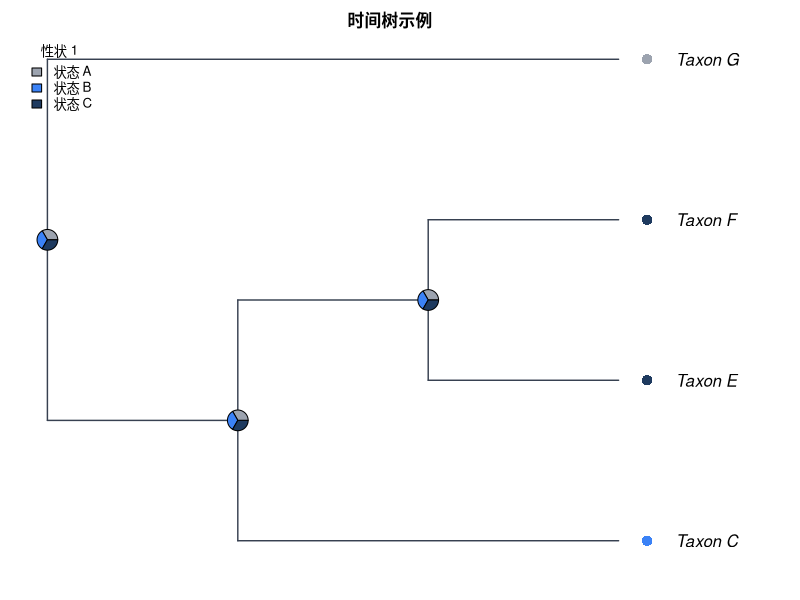

Source code (R):
#!/usr/bin/env Rscript
# CladeForge reproducible-analysis script
# Project : 时间树示例
# Format  : CladeForge project v0.2.0
# Software: CladeForge 0.3.1 (this header is the provenance stamp a
#           reproducibility checklist asks for: software version, generation
#           time and the analysis parameters are printed beside the numbers)
# Generated: (timestamp omitted in fixture)
#
# PARAMETER SUMMARY (what the app used):
#   * parsimony: tie-break = parent-state first, then tip frequency, then
#     declaration order; the reported single path is ONE of possibly many
#     equally parsimonious reconstructions.
#   * Mk: each character's rate is the application's own fit (maximum-likelihood fit (1-D profile over the pruning likelihood)),
#     baked in at generation time; the script replays that number instead of
#     re-fitting, so its posteriors match what the app reported. Characters the
#     app could not fit fall back to 1 / mean(branch length) with a printed
#     note. Display threshold applied post hoc; the posterior is marginal
#     (per-node), NOT joint.
#   * The R implementation below computes the likelihood in ORDINARY space
#     while the app runs in log-space: values agree to floating-point noise on
#     modest trees but can drift on very large or very unbalanced ones.
#   * Node ancestral states asserted by the user in CladeForge are IGNORED by
#     the parsimony baseline (independent reference by design); the R script
#     reproduces that baseline, not the user's hypotheses.
#
# What this script reproduces, and what it does not:
#   REPRODUCED (same algorithms as the application):
#     * Sankoff parsimony with the project's step matrix (advisory baseline);
#     * equal-rates Mk ancestral-state reconstruction (pruning + up-pass), i.e.
#       the posterior probabilities the app reports.
#   APPROXIMATED:
#     * a PDF figure drawn from the same data — character-coloured tips,
#       posterior pies, legend — in the project's phylogram layout
#       (CladeForge places this layout by node AGE; ape has no age axis, so equal inter-node spacing is used and the geological scale is not reproduced). It is NOT a pixel copy of the on-screen figure: manual
#       node positions, collapsed clades, custom reticulation edges, era bands
#       and the interactive ladderising order are GUI state that ape does not
#       consume. The topology, tip labels, states and posteriors are identical;
#       the geometry is a same-data rendering.
#   Branch lengths: present, used as given.
# Run with: Rscript this_file.R   (install.packages("ape") if needed)

library(ape)

# The tree is assembled from vectors rather than parsed from Newick, so every
# label survives byte-exact even where ape's own reader would mangle it.
tree <- structure(
  list(
    edge = matrix(c(5, 6, 5, 1, 6, 2, 6, 7, 7, 3, 7, 4), ncol = 2, byrow = TRUE),
    edge.length = c(1, 5, 7, 11, 41, 41),
    Nnode = 3L,
    tip.label = c("Taxon_G", "Taxon_C", "Taxon_E", "Taxon_F"),
    node.label = c("Taxon_A", "Taxon_B", "Taxon_D")
  ),
  class = "phylo"
)

# Branch lengths, with an explicit unit-length fallback: a cladogram-only project
# serialises no lengths at all, and 1 / mean(NULL) would poison every
# transition probability below.
bl <- tree$edge.length
if (is.null(bl) || !any(is.finite(bl) & bl > 0)) {
  bl <- rep(1, nrow(tree$edge))
  cat("NOTE: the tree carries no usable branch lengths; Mk probabilities and the\n")
  cat("      figure use unit (equal) branch lengths, i.e. topology-only inference.\n\n")
}

# Equal-rates Mk rate: one expected substitution per mean branch, so the
# transition probabilities are invariant to the tree's absolute scale. Every
# length above is already resolved the way the application resolves it (a
# recorded 0 is a real zero; unset / negative / non-finite became 1), so the mean
# runs over ALL of them — filtering here would drop zero-length and unmeasured
# edges from the average and make this script reconstruct at a different rate
# than the application reports. Deriving it from the fallback-protected bl
# above is what keeps the rate finite for a cladogram-only project.
#
# This fallback rate is used ONLY for a character the application itself could
# not fit (NULL rate below); characters with a baked rate replay the
# application's ML value, so the script's posteriors match the app's instead
# of drifting with the branch-length mean.
rate <- 1 / mean(bl)


characters <- list(
  list(
    name = "性状 1",
    type = "discrete",
    states = c("状态 A", "状态 B", "状态 C"),
    colors = c("#9ca3af", "#3b82f6", "#1e3a5f"),
    cost = matrix(c(0, 2, 3, 2, 0, 1, 3, 1, 0), nrow = 3, byrow = TRUE),
    rate = 2.13990,
    tips = c("Taxon_C" = "状态 B", "Taxon_E" = "状态 C", "Taxon_F" = "状态 C", "Taxon_G" = "状态 A")
  ),
  list(
    name = "性状 2",
    type = "discrete",
    states = c("状态 A", "状态 B", "状态 C"),
    colors = c("#b45309", "#0ea5e9", "#1e3a8a"),
    cost = matrix(c(0, 2, 3, 5, 0, 1, 5, 5, 0), nrow = 3, byrow = TRUE),
    rate = 2.13990,
    tips = c("Taxon_C" = "状态 B", "Taxon_E" = "状态 C", "Taxon_F" = "状态 C", "Taxon_G" = "状态 A")
  )
)

# --- helpers ----------------------------------------------------------------

## Equal-rates (ER) Mk transition matrix P(t): the same closed form used by
## CladeForge's inference assistant. The rate is scaled by the mean branch
## length so probabilities are invariant to the tree's absolute scale.
p_er <- function(t, k, rate) {
  e <- exp(-k * rate * t)
  P <- matrix(1 / k, k, k) - (1 / k) * e
  diag(P) <- 1 / k + ((k - 1) / k) * e
  P
}

## Sankoff parsimony down/up pass. 'cost' is k x k; tips absent from tip_states
## are treated as missing data.
sankoff <- function(tree, tip_states, states, cost) {
  ntip <- length(tree$tip.label)
  k <- length(states)
  sidx <- setNames(seq_len(k), states)
  x <- sidx[tip_states[tree$tip.label]]
  parent <- tree$edge[, 1]
  child <- tree$edge[, 2]
  kids <- split(child, parent)
  root <- setdiff(unique(parent), unique(child))
  g <- matrix(0, nrow = ntip + tree$Nnode, ncol = k)
  rownames(g) <- as.character(seq_len(ntip + tree$Nnode))
  ## Down-pass: internal node indices decrease from root, so descending order
  ## visits children before parents.
  for (v in sort(as.integer(names(kids)), decreasing = TRUE)) {
    for (i in seq_len(k)) {
      total <- 0
      for (ch in kids[[as.character(v)]]) {
        if (ch <= ntip) {
          xi <- x[[ch]]
          if (is.na(xi)) next
          total <- total + min(cost[i, ] + ifelse(seq_len(k) == xi, 0, Inf))
        } else {
          total <- total + min(cost[i, ] + g[as.character(ch), ])
        }
      }
      g[as.character(v), i] <- total
    }
  }
  ## Up-pass: assign each node a state minimising cost given its parent.
  node_state <- integer(ntip + tree$Nnode)
  walk <- function(v, parent_state) {
    base <- if (parent_state == 0L) rep(0, k) else cost[parent_state, ]
    scores <- base + g[as.character(v), ]
    best <- which.min(scores)
    node_state[v] <<- best
    for (ch in kids[[as.character(v)]]) {
      if (ch > ntip) walk(ch, best)
    }
  }
  walk(root, 0L)
  list(cost = min(g[as.character(root), ]),
       states = node_state, k = k)
}

## Equal-rates Mk marginal ancestral reconstruction: Felsenstein pruning
## (down-pass) + parent/sibling up-pass, normal space. Uses the script-level
## 'bl' (which already falls back to unit lengths when the tree has none) and the
## 'rate' is passed per character: the application's own ML fit for that
## character when it has one, else the 1 / mean usable branch length fallback.
## For very large or very unbalanced trees prefer log-space implementations
## (phangorn::ace, phytools).
mk_asr <- function(tree, tip_states, states, rate) {
  ntip <- length(tree$tip.label)
  k <- length(states)
  sidx <- setNames(seq_len(k), states)
  x <- sidx[tip_states[tree$tip.label]]
  parent <- tree$edge[, 1]
  child <- tree$edge[, 2]
  kids <- split(seq_along(child), parent)  # edge-row indices per parent
  root <- setdiff(unique(parent), unique(child))
  L <- matrix(1, nrow = ntip + tree$Nnode, ncol = k)
  rownames(L) <- as.character(seq_len(ntip + tree$Nnode))
  for (v in sort(as.integer(names(kids)), decreasing = TRUE)) {
    rows <- kids[[as.character(v)]]
    vec <- rep(1, k)
    for (r in rows) {
      ch <- child[r]
      m <- if (ch <= ntip) {
        xi <- x[[ch]]
        if (is.na(xi)) rep(1, k) else as.numeric(seq_len(k) == xi)
      } else L[as.character(ch), ]
      vec <- vec * (p_er(bl[r], k, rate) %*% m)
    }
    s <- sum(vec)
    L[as.character(v), ] <- if (s > 0) vec / s else rep(1 / k, k)
  }
  G <- matrix(1 / k, nrow = ntip + tree$Nnode, ncol = k)
  rownames(G) <- rownames(L)
  for (v in sort(as.integer(names(kids)))) {
    rows <- kids[[as.character(v)]]
    for (r in rows) {
      ch <- child[r]
      if (ch <= ntip) next
      sib_msg <- rep(1, k)
      for (r2 in rows) {
        ch2 <- child[r2]
        if (ch2 == ch) next
        m2 <- if (ch2 <= ntip) {
          xi <- x[[ch2]]
          if (is.na(xi)) rep(1, k) else as.numeric(seq_len(k) == xi)
        } else L[as.character(ch2), ]
        sib_msg <- sib_msg * (p_er(bl[r2], k, rate) %*% m2)
      }
      G[as.character(ch), ] <- p_er(bl[r], k, rate) %*% (G[as.character(v), ] * sib_msg)
      G[as.character(ch), ] <- G[as.character(ch), ] / sum(G[as.character(ch), ])
    }
  }
  post <- L * G
  post <- post / rowSums(post)
  list(posterior = post)
}

# --- analysis ---------------------------------------------------------------

cat("CladeForge reproducible analysis\n")
cat("Tree:", Ntip(tree), "tips,", tree$Nnode, "internal nodes\n\n")

internal_nodes <- (length(tree$tip.label) + 1):(length(tree$tip.label) + tree$Nnode)

for (ch in characters) {
  cat("== Character:", ch$name, "==\n")
  if (ch$type != "discrete" || length(ch$states) < 2) {
    cat("   continuous or single-state: exported as data only\n\n")
    next
  }
  scored <- ch$tips[names(ch$tips) %in% tree$tip.label]
  cost <- ch$cost
  if (is.null(cost)) {
    k <- length(ch$states)
    cost <- matrix(1, k, k); diag(cost) <- 0
  }
  sp <- sankoff(tree, scored, ch$states, cost)
  cat(sprintf("   Sankoff minimum cost: %g (step-matrix units)\n", sp$cost))
  ch_rate <- if (is.null(ch$rate)) {
    cat(sprintf("   NOTE: the application could not fit a rate for this character; using 1 / mean(branch length) = %g\n", rate))
    rate
  } else ch$rate
  asr <- mk_asr(tree, scored, ch$states, ch_rate)
  cat("   Mk posterior at each internal node (states:",
      paste(ch$states, collapse = " / "), ")\n")
  print(round(asr$posterior[as.character(internal_nodes), , drop = FALSE], 3))
  cat("\n")
}

# --- figure -----------------------------------------------------------------
# A same-data rendering of the GUI figure: character-coloured tips (first
# discrete character) + posterior pies at internal nodes + auto legend, in the
# layout the project is displayed as. Manual positions / collapsed clades /
# custom edges / era bands are GUI-only and are not reproduced here.

discrete <- Filter(function(ch) ch$type == "discrete" && length(ch$states) >= 2, characters)

# cairo_pdf renders unicode labels reliably; use pdf() if cairo is unavailable.
cairo_pdf("cladeforge_reconstruction.pdf", width = 9, height = 7)
par(mar = c(2, 1, 2, 2), xpd = NA)
cat("Figure layout: type = phylogram, use.edge.length = FALSE",
    "(CladeForge places this layout by node AGE; ape has no age axis, so equal inter-node spacing is used and the geological scale is not reproduced)\n")
plot(tree, type = "phylogram", use.edge.length = FALSE,
     show.tip.label = TRUE,
     label.offset = 0.3,
     edge.color = "#374151", edge.width = 1.4)
title(main = "时间树示例", cex.main = 1.0)

if (length(discrete) > 0) {
  main <- discrete[[1]]
  scored <- main$tips[names(main$tips) %in% tree$tip.label]
  k <- length(main$states)
  cost <- main$cost
  if (is.null(cost)) { cost <- matrix(1, k, k); diag(cost) <- 0 }

  tip_col <- rep("#6b7280", Ntip(tree))
  names(tip_col) <- tree$tip.label
  for (lab in names(scored)) tip_col[[lab]] <- main$colors[[match(scored[[lab]], main$states)]]
  tiplabels(pch = 16, col = tip_col, cex = 1.4, offset = 0.15)

  asr <- mk_asr(tree, scored, main$states, if (is.null(main$rate)) rate else main$rate)
  nodelabels(node = internal_nodes, pie = asr$posterior[as.character(internal_nodes), , drop = FALSE],
             piecol = main$colors, cex = 0.7)
  legend("topleft", legend = main$states, fill = main$colors,
         title = main$name, bty = "n", cex = 0.8)
}

dev.off()

cat("Wrote cladeforge_reconstruction.pdf\n")
